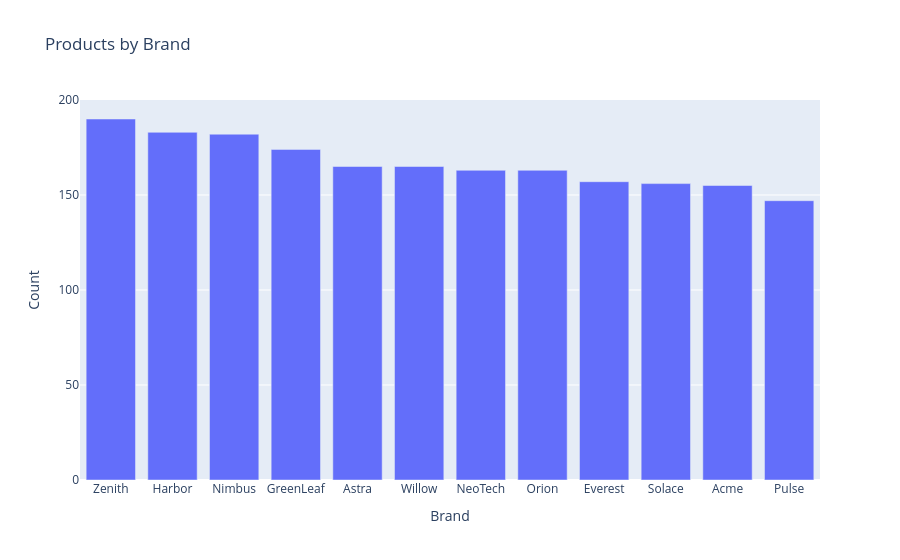

This figure's notebook cell:
### Markdown cell above
### Visualization: Products by Brand

The following bar chart illustrates the number of products available for each brand.

### Code cell
import plotly.express as px

brand_counts = products["brand"].value_counts().reset_index()
brand_counts.columns = ["Brand", "Count"]

fig = px.bar(
    brand_counts,
    x="Brand",
    y="Count",
    title="Products by Brand"
)

fig.show()

### Figure 1 — Plotly figure (JSON) as saved in the notebook; plotly's stock layout.template omitted (floating-point values rounded to 4 significant figures)
{"data": [{"hovertemplate": "Brand=%{x}<br>Count=%{y}<extra></extra>", "legendgroup": "", "marker": {"color": "#636efa", "pattern": {"shape": ""}}, "name": "", "orientation": "v", "showlegend": false, "textposition": "auto", "type": "bar", "x": ["Zenith", "Harbor", "Nimbus", "GreenLeaf", "Astra", "Willow", "NeoTech", "Orion", "Everest", "Solace", "Acme", "Pulse"], "xaxis": "x", "y": [190, 183, 182, 174, 165, 165, 163, 163, 157, 156, 155, 147], "yaxis": "y"}], "layout": {"barmode": "relative", "legend": {"tracegroupgap": 0}, "title": {"text": "Products by Brand"}, "xaxis": {"anchor": "y", "domain": [0, 1], "title": {"text": "Brand"}}, "yaxis": {"anchor": "x", "domain": [0, 1], "title": {"text": "Count"}}}}
